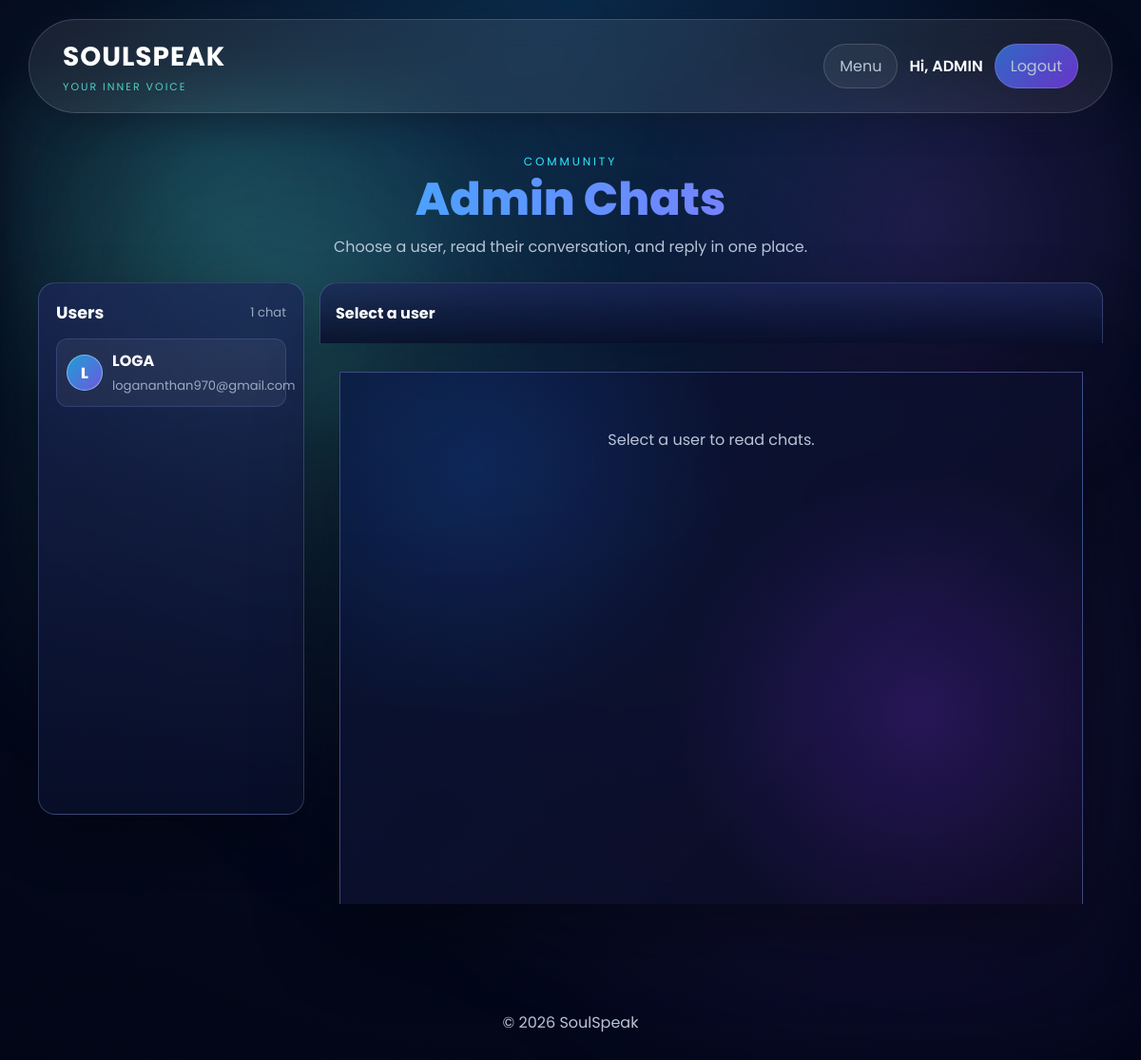
The page /chat (signed in) on the database its author committed.
### app.py (models this page shows)
class User(UserMixin, db.Model):
    id = db.Column(
        db.Integer,
        primary_key=True
    )
    username = db.Column(
        db.String(100),
        nullable=False
    )
    email = db.Column(
        db.String(150),
        unique=True,
        nullable=False
    )
    password = db.Column(
        db.String(100),
        nullable=False
    )

### app.py (the view, shortened to what this page needs)
@app.route('/chat', methods=['GET', 'POST'])
@login_required
def chat():
    admin_view = is_admin_user()
    repair_chat_user_ids()
    chat_users = []
    selected_chat_user = None
    if admin_view:
        chat_user_ids = [
            row[0]
            for row in db.session.query(Chat.user_id)
            .filter(Chat.user_id.isnot(None))
            .distinct()
            .all()
        ]
        chat_users = User.query.filter(User.id.in_(chat_user_ids)).order_by(User.username.asc()).all() if chat_user_ids else []
        selected_user_id = request.args.get('user_id', type=int)
        if selected_user_id:
            selected_chat_user = User.query.get(selected_user_id)
            if not selected_chat_user:
                flash('Selected chat user was not found.')
                return redirect(url_for('chat'))
        if selected_chat_user:
            all_messages = Chat.query.filter_by(
                user_id=selected_chat_user.id
            ).order_by(Chat.id.asc()).all()
        else:
            all_messages = []
    else:
        all_messages = Chat.query.filter_by(
            user_id=current_user.id
        ).order_by(Chat.id.asc()).all()
    originals = [m for m in all_messages if not m.reply_to]
    replies_map = {}
    for m in all_messages:
        if m.reply_to:
            replies_map.setdefault(m.reply_to, []).append(m)
    return render_template(
        'chat.html',
        originals=originals,
        replies_map=replies_map,
        chat_users=chat_users,
        selected_chat_user=selected_chat_user,
        user=current_user.username,
        is_admin=admin_view
    )

### app.py (called while the page is built, shortened)
def is_admin_user(user=None):
    user = user or current_user
    if not getattr(user, 'is_authenticated', False):
        return False
    username = (getattr(user, 'username', '') or '').strip().lower()
    email = (getattr(user, 'email', '') or '').strip().lower()
    return username == 'admin' or email in app.config.get('ADMIN_EMAILS', set())

@app.context_processor
def inject_admin_status():
    return {'is_admin': is_admin_user()}

def repair_chat_user_ids():
    users_by_name = {
        (user.username or '').strip().lower(): user
        for user in User.query.all()
    }
    changed = False
    if changed:
        db.session.commit()

@login_manager.user_loader
def load_user(user_id):
    return User.query.get(int(user_id))

### templates/chat.html (shortened to what this page needs)
{% extends "base.html" %}
{% block content %}
<main class="app-page">
    <section class="page-heading chat-heading">
        <p class="eyebrow">Community</p>
        <h1>{% if is_admin %}Admin Chats{% else %}Chat With Admin {% endif %}</h1>
        <p>{% if is_admin %}Choose a user, read their conversation, and reply in one place.{% else %}Leave a message, read replies, and keep the conversation gentle.{% endif %}</p>
    </section>
    <section class="chat-layout{% if is_admin %} admin-chat-layout{% endif %}">
        {% if is_admin %}
            <aside class="conversation-list" aria-label="Chat users">
                <div class="conversation-list-header">
                    <h2>Users</h2>
                    <span>{{ chat_users|length }} chat{{ '' if chat_users|length == 1 else 's' }}</span>
                </div>
                {% if chat_users %}
                    <div class="conversation-items">
                        {% for chat_user in chat_users %}
                            <a class="conversation-user{% if selected_chat_user and selected_chat_user.id == chat_user.id %} active{% endif %}" href="{{ url_for('chat', user_id=chat_user.id) }}">
                                <span class="conversation-avatar">{{ (chat_user.username or 'U')[:1]|upper }}</span>
                                <span>
                                    <strong>{{ chat_user.username }}</strong>
                                    <small>{{ chat_user.email }}</small>
                                </span>
                            </a>
                        {% endfor %}
                    </div>
                {% else %}
                    <p class="empty-state">No user chats yet.</p>
                {% endif %}
            </aside>
        {% endif %}
        <div class="chat-panel">
            {% if is_admin %}
                <div class="selected-user-bar">
                    {% if selected_chat_user %}
                        <span class="conversation-avatar">{{ (selected_chat_user.username or 'U')[:1]|upper }}</span>
                        <div>
                            <strong>{{ selected_chat_user.username }}</strong>
                            <small>{{ selected_chat_user.email }}</small>
                        </div>
                    {% else %}
                        <strong>Select a user</strong>
                    {% endif %}
                </div>
            {% endif %}
            <div class="chat-box">
                {% if originals %}
                    <div class="chat-timeline" aria-hidden="true"></div>
                    {% for msg in originals %}
                        {% set msg_is_admin = msg.sender and msg.sender.lower() == 'admin' %}
                        <div class="chat-row {% if msg_is_admin %}sent-row{% else %}received-row{% endif %}">
                            <article class="message {% if msg_is_admin %}sent{% else %}received{% endif %}">
                                {% if not msg_is_admin %}
                                    <div class="chat-avatar">{{ (msg.sender or 'U')[:1]|upper }}</div>
                                {% endif %}
                                <div class="message-body">
                                    <div class="message-meta">
                                        <strong>{{ msg.sender or 'User' }}</strong>
                                        <span>{{ msg.created_at|malaysia_time if msg.created_at is defined and msg.created_at else '' }}</span>
                                        {% if is_admin or msg.sender == user %}
                                            <form method="POST" action="{{ url_for('delete_chat', message_id=msg.id) }}">
                                                <button type="submit" class="message-delete-btn">Delete</button>
                                            </form>
                                        {% endif %}
                                    </div>
                                    <div class="message-text">{{ msg.message }}</div>
                                </div>
                                {% if msg_is_admin %}
                                    <div class="chat-avatar admin-avatar">A</div>
                                {% endif %}
                            </article>
                            {% if replies_map.get(msg.id) %}
                                {% for reply in replies_map.get(msg.id) %}
                                    {% set reply_is_admin = reply.sender and reply.sender.lower() == 'admin' %}
                                    <article class="message reply {% if reply_is_admin %}sent{% else %}received{% endif %}">
                                        {% if not reply_is_admin %}
                                            <div class="chat-avatar">{{ (reply.sender or 'U')[:1]|upper }}</div>
                                        {% endif %}
                                        <div class="message-body">
                                            <div class="message-meta">
                                                <strong>{{ reply.sender or 'User' }}{% if reply_is_admin %}<span class="verified-dot">OK</span>{% endif %}</strong>
                                                <span>{{ reply.created_at|malaysia_time if reply.created_at is defined and reply.created_at else '' }}</span>
                                                {% if is_admin or reply.sender == user %}
                                                    <form method="POST" action="{{ url_for('delete_chat', message_id=reply.id) }}">
                                                        <button type="submit" class="message-delete-btn">Delete</button>
                                                    </form>
                                                {% endif %}
                                            </div>
                                            <div class="message-text">{{ reply.message }}</div>
                                        </div>
                                        {% if reply_is_admin %}
                                            <div class="chat-avatar admin-avatar">A</div>
                                        {% endif %}
                                    </article>
                                {% endfor %}
                            {% endif %}
                            {% if is_admin %}
                                <form class="reply-form" method="POST" action="{{ url_for('chat') }}">
                                    <input type="hidden" name="reply_to" value="{{ msg.id }}">
                                    <input type="text" name="reply_message" placeholder="Reply to this message..." required>
                                    <button type="submit">Reply</button>
                                </form>
                            {% endif %}
                        </div>
                    {% endfor %}
                {% else %}
                    <p class="empty-state">{% if is_admin and not selected_chat_user %}Select a user to read chats.{% else %}No messages yet.{% endif %}</p>
                {% endif %}
            </div>
        </div>
    </section>
</main>
{% endblock %}

### templates/base.html (shortened to what this page needs)
<!DOCTYPE html>
<html lang="en">
<head>
    <link rel="stylesheet" href="{{ url_for('static', filename='style.css') }}">
</head>
<body>
    <header>
        <nav class="navbar">
            <a class="logo" href="{{ url_for('home') }}">
                <span>SOULSPEAK</span>
                <small>Your inner voice</small>
            </a>
            <div class="nav-links">
                {% if current_user.is_authenticated %}
                    <a href="{{ url_for('menu') }}" class="nav-link-btn">Menu</a>
                    <span class="nav-user">Hi, {{ current_user.username }}</span>
                    <a href="{{ url_for('logout') }}" class="nav-link-btn logout-btn">Logout</a>
                {% endif %}
            </div>
        </nav>
    </header>
    {% block content %}{% endblock %}
    <footer>
        <p>&copy; 2026 SoulSpeak</p>
    </footer>
</body>
</html>

### rows shown on the page
User: username "ADMIN"
User: username "L", username "LOGA", email "logananthan970@gmail.com"

### other values the page prints
{{ chat_users|length }} "1"
